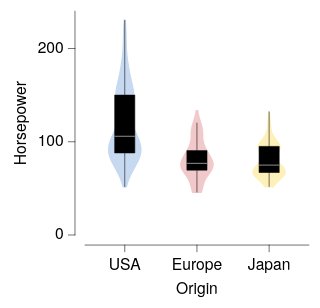

Write the Vega-Lite specification saved for this chart.
### Vega-Lite specification from a JSON file in a GitHub repository (floating-point values rounded to 4 significant figures; data arrays with more than 128 entries replaced by an {"elided": "..."} marker saying what was removed)
{"background": null, "config": {"arc": {"fill": "#DBDBDB", "fillOpacity": 1.0, "innerRadius": 25.0, "padAngle": 0.03, "stroke": "black", "strokeOpacity": 1, "strokeWidth": 0.25}, "area": {"fill": "#DBDBDB", "fillOpacity": 1.0, "stroke": "black", "strokeOpacity": 1, "strokeWidth": 0.25}, "axis": {"domain": true, "domainCap": "round", "domainColor": "black", "domainWidth": 0.25, "grid": false, "gridCap": "round", "gridColor": "#F1F1F1", "gridDash": [0, 0], "gridOpacity": 1.0, "gridWidth": 0.25, "labelColor": "black", "labelFont": "Helvetica Neue", "labelFontSize": 7, "labelFontStyle": "normal", "labelFontWeight": 400, "offset": 4.5, "ticks": true, "tickCap": "round", "tickColor": "black", "tickRound": false, "tickSize": 3, "tickWidth": 0.25, "titleColor": "black", "titleFont": "Helvetica Neue", "titleFontSize": 7, "titleFontStyle": "normal", "titleFontWeight": 400}, "axisX": {"domain": true, "labelAlign": "center", "labelAngle": 0, "labels": true, "ticks": true, "translate": 0}, "axisY": {"domain": true, "labelAlign": "right", "labelAngle": 0, "labels": true, "ticks": true, "translate": 0}, "axisRight": {"domain": true, "labelAlign": "left", "labelAngle": 0, "labels": true, "ticks": true, "translate": 0}, "axisTop": {"domain": true, "labelAlign": "center", "labelAngle": 0, "labels": true, "ticks": true, "translate": 0}, "axisBand": {"tickOffset": 0}, "bar": {"fill": "#DBDBDB", "fillOpacity": 1.0, "stroke": "black", "strokeOpacity": 1, "strokeWidth": 0.25}, "boxplot": {"size": 9.0, "ticks": {"cornerRadius": 0.25, "fill": "black", "size": 4.5, "thickness": 0.25}, "box": {"fillOpacity": 1.0, "stroke": "black", "strokeOpacity": 1, "strokeWidth": 0.25}, "median": {"fill": "black", "fillOpacity": 1.0, "size": 9.0, "thickness": 0.25}, "rule": {"fill": "black", "fillOpacity": 1.0, "size": 10.0, "stroke": "black", "strokeDash": [0, 0], "strokeOpacity": 1, "strokeWidth": 0.25}, "outliers": {"color": "black", "fill": "black", "fillOpacity": 1.0, "size": 0, "stroke": "black", "strokeOpacity": 1, "strokeWidth": 0.25}}, "circle": {"fill": "black", "fillOpacity": 1.0, "size": 0.5, "stroke": null, "strokeOpacity": 1, "strokeWidth": 0.25}, "errorband": {"band": {"fillOpacity": 0.6, "stroke": null, "strokeWidth": 0.25, "strokeOpacity": 1}, "borders": {"opacity": 0, "strokeOpacity": 0.25, "strokeWidth": 1}}, "errorbar": {"opacity": 1, "rule": {"strokeDash": [0, 0], "strokeWidth": 0.25}, "ticks": {"color": "black", "cornerRadius": 0.125, "opacity": 1, "size": 6.0, "thickness": 0.25}, "thickness": 0.25}, "font": "Helvetica Neue", "geoshape": {"fill": "#DBDBDB", "fillOpacity": 1.0, "stroke": "black", "strokeOpacity": 1, "strokeWidth": 0.25}, "header": {"labelColor": "black", "labelFont": "Helvetica Neue", "labelFontSize": 7, "labelFontStyle": "normal", "labelFontWeight": 400, "titleColor": "black", "titleFont": "Helvetica Neue", "titleFontSize": 7, "titleFontStyle": "normal", "titleFontWeight": 400, "titlePadding": 0}, "legend": {"disable": false, "offset": 4.5, "titlePadding": 4, "labelOffset": 2, "gradientLabelOffset": 2, "gradientLength": 50.0, "gradientThickness": 5.0, "gradientOpacity": 1.0, "gradientStrokeColor": "black", "gradientStrokeWidth": 0.25, "labelColor": "black", "labelFont": "Helvetica Neue", "labelFontSize": 7, "labelFontStyle": "normal", "labelFontWeight": 400, "strokeColor": "black", "strokeWidth": 0, "symbolSize": 42, "symbolStrokeColor": "black", "symbolStrokeWidth": 0.25, "titleColor": "black", "titleFont": "Helvetica Neue", "titleFontSize": 7, "titleFontStyle": "normal", "titleFontWeight": 400}, "line": {"color": "black", "stroke": "black", "strokeCap": "round", "strokeDash": [0, 0], "strokeOpacity": 1, "strokeWidth": 0.375}, "point": {"filled": true, "fill": "#DBDBDB", "fillOpacity": 1.0, "size": 5.0, "stroke": "black", "strokeOpacity": 1, "strokeWidth": 0.25}, "range": {"category": ["#C6D9F1", "#F1C9CB", "#FEF0B9", "#CEE37A", "#7AA8E0", "#E589A3", "#FDDD5D", "#68B961", "#4177B1", "#C35082", "#E5C227", "#438156"], "diverging": {"scheme": ["#C35082", "#CE6D94", "#D989A7", "#E2A4BA", "#EABFCE", "#F1DBE2", "#F6F6F6", "#D7E0EB", "#B9CBE0", "#9BB6D5", "#7DA1C9", "#5F8CBD", "#4177B1"]}, "heatmap": {"scheme": ["#DFE9F7", "#C6D9F1", "#ADC8EC", "#94B8E6", "#7AA8E0", "#6097DA", "#4D87CA", "#4177B1", "#386898", "#2F597F", "#264A69", "#1D3A58"]}, "ordinal": {"scheme": ["#F1F1F1", "#DBDBDB", "#C6C6C6", "#B2B2B2", "#9D9D9D", "#898989", "#767676", "#636363", "#515151", "#404040", "#2F2F2F", "#1F1F1F"]}, "ramp": {"scheme": ["#DFE9F7", "#C6D9F1", "#ADC8EC", "#94B8E6", "#7AA8E0", "#6097DA", "#4D87CA", "#4177B1", "#386898", "#2F597F", "#264A69", "#1D3A58"]}}, "rule": {"color": "black", "stroke": "black", "strokeCap": "round", "strokeDash": [2, 2], "strokeOpacity": 1, "strokeWidth": 0.25}, "scale": {"bandPaddingInner": 0.1, "bandPaddingOuter": 0.1, "round": false}, "rect": {"fill": "#DBDBDB", "fillOpacity": 1.0, "stroke": "black", "strokeOpacity": 1, "strokeWidth": 0.25}, "square": {"fill": "#DBDBDB", "fillOpacity": 1.0, "size": 10.0, "stroke": "black", "strokeOpacity": 1, "strokeWidth": 0.25}, "text": {"color": "black", "font": "Helvetica Neue", "fontSize": 7, "fontStyle": "normal", "fontWeight": 400}, "title": {"anchor": "middle", "frame": "group", "color": "black", "font": "Helvetica Neue", "fontSize": 7, "fontStyle": "normal", "fontWeight": 400, "subtitleColor": "black", "subtitleFont": "Helvetica Neue", "subtitleFontSize": "Helvetica Neue", "subtitleFontStyle": "normal", "subtitleFontWeight": 400}, "view": {"continuousWidth": 100, "continuousHeight": 100, "discreteWidth": 100, "discreteHeight": 100, "fill": null, "stroke": null, "strokeWidth": 0.25}}, "layer": [{"data": {"name": "data-436178437a4916390a797cd3a4c4a67d"}, "mark": {"type": "line", "fillOpacity": 1.0, "filled": true, "strokeOpacity": 0, "strokeWidth": 0.25}, "encoding": {"color": {"field": "__group", "legend": null, "sort": ["USA", "Europe", "Japan"], "title": null, "type": "nominal"}, "order": {"field": "__order", "type": "quantitative"}, "x": {"axis": null, "field": "__x", "scale": {"domain": [0, 100]}, "type": "quantitative"}, "y": {"field": "__y", "title": "Horsepower", "type": "quantitative"}}}, {"data": {"name": "data-d7a230a7326baf606a19256938f2a2d2"}, "mark": {"type": "boxplot", "color": "black", "median": {"fill": "white"}, "rule": {"stroke": "black"}, "ticks": false}, "encoding": {"x": {"axis": {}, "field": "Origin", "sort": ["USA", "Europe", "Japan"], "title": "Origin", "type": "nominal"}, "y": {"field": "Horsepower", "title": "Horsepower", "type": "quantitative"}}}], "resolve": {"axis": {"x": "independent"}}, "$schema": "https://vega.github.io/schema/vega-lite/v6.4.1.json", "datasets": {"data-436178437a4916390a797cd3a4c4a67d": {"elided": "1200 records"}, "data-d7a230a7326baf606a19256938f2a2d2": {"elided": "400 records"}}}
